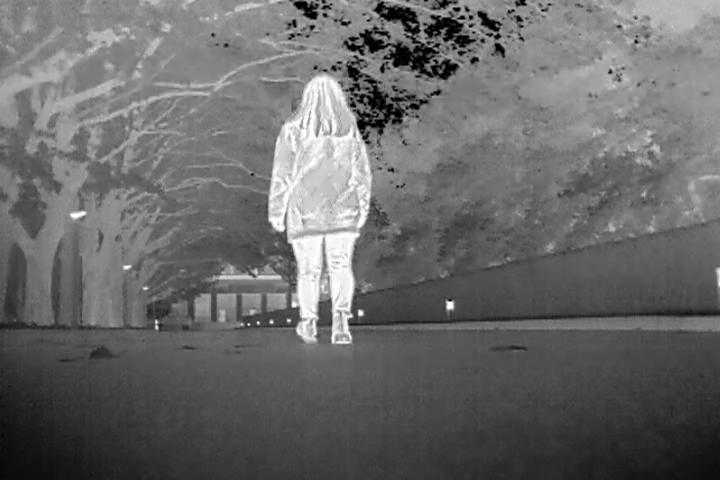
%> input picture data/Pedestrian_test.jpg, 720 x 480 px
$ octave --eval "result = symmetryViaRegistration2D(imread('../data/Pedestrian_test.jpg'));"   (GNU Octave 9; MATLAB toolbox functions it lacks are replaced by stand-ins)
%> lines starting %> are read from the running program, lines starting %| are printed output that depends on the picture
function [angles, midPoints, segLengths, strenghts, IOut] = symmetryViaRegistration2D(Image,varargin)
% [angles, midPoints, segLengths, strenghts, IOut] = symmetryViaRegistration2D(Image,varargin)
% Computes mirror symmetry segments in 2D images via registration.
%
% Inputs
%     Image: grayscale or rgb image
% Optional Inputs
%     'RegMethod': the registration method; options are...
%         'dense' (default): uses Matlab's 'imregtform' function to register images
%         'sparse': uses Matlab's 'detectSURFFeatures' and 'matchFeatures' to register images
%         'nxc': uses RANSAC + Normalized Cross Correlation to register images, as described in reference below
%             Note: 'dense' and 'sparse' are fast methods; 'nxc' works best, but takes longer to run.
%     (the following optional parameters are only valid when 'nxc' is used)
%     'BoxSize': dimensions of patch for 'Normalized Cross Correlation registration (default 50)
%     'NumBoxSamples': number of patch samples for RANSAC (default 100)
%     'MaxNumOutputs': suggested maximum number of output symmetry lines; the actuall number can be smaller.
%
% Outputs
%     angles: angles of symmetry lines
%     midPoints: mid-points of symmetry lines (one per column)
%     segLengths: lenghts of symmetry lines
%     strenghts: strenghts of symmetry lines (they are sorted in descending order, so the first line is always the strongest guess)
%     IOut: image with drawn symmetry lines
%
% Comments
%     1. When 'RegMethod' is 'dense' or 'sparse', only one output line is computed.
%        The only way to get more output lines is by using 'nxc'.
%     2. The angles are in the row/col coordinate system, that is, where x corresponds to rows and y to columns.
%        Therefore, to obtain the end-points p,q of the first symmetry line, do the following:
%            ag = angles(1);
%            mp = midPoints(:,1);
%            sl = segLengths(1);
%            p = mp+sl/2*[cos(ag); sin(ag)]; % one end-point
%            q = mp-sl/2*[cos(ag); sin(ag)]; % another end-point
%        Now the ***row*** of the endpoint p is p(1) and the ***column*** is p(2)
%        This means that you have invert these coordinates for certain Matlab functions such as insertShape. See example below.
%
% Example
%     Image = imread('gantrycrane.png');
%     Image = imrotate(Image,45,'crop');
%
%     [angles, midPoints, segLengths, strenghts] = symmetryViaRegistration2D(Image);
%
%     ag = angles(1);
%     mp = midPoints(:,1);
%     sl = segLengths(1);
%     p = mp+sl/2*[cos(ag); sin(ag)];
%     q = mp-sl/2*[cos(ag); sin(ag)];
%     Image = insertShape(Image,'line',[p(2) p(1) q(2) q(1)],'LineWidth',3,'Color','green');
%
%     figure
%     image(Image), axis equal, axis off
%
% Reference
%     Finding Mirror Symmetry via Registration
%     Marcelo Cicconet, David G. C. Hildebrand, Hunter Elliott
%     https://arxiv.org/abs/1611.05971
%
% Marcelo Cicconet, Jul 2017

ip = inputParser;
ip.addParameter('RegMethod','dense'); % 'dense','sparse','nxc'
ip.addParameter('BoxSize',50); % only used with 'nxc' registration
ip.addParameter('NumBoxSamples',100); % only used with 'nxc' registration
ip.addParameter('MaxNumOutputs',1); % only used with 'nxc' registration
ip.parse(varargin{:});
prmts = ip.Results;

if nargout > 4
    IOut = Image;
end

I = Image;
%> I is the input picture: size 480x720x3 uint8; min 0, max 255, mean 104.7
if size(I,3) == 3
    I = rgb2gray(I);
%> I: size 480x720 uint8
elseif size(I,3) == 2 || size(I,3) > 3
    I = I(:,:,1);
end
ms = max(size(I));
%> ms = 720
newImSize = 200;
rf = newImSize/ms;
%> rf = 0.278
if rf < 1
    I = imresize(I,rf);
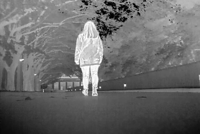
%> I: size 134x200 uint8; min 0, max 255, mean 104.7
else
    rf = 1;
end

GI = normalize(imgradient(I));
%> in normalize, `J = I-min(min(I));`:
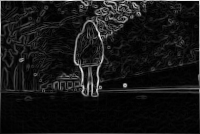
%> J: size 134x200 double; min 0, max 804.6, mean 70.3; drawn with min black and max white
I = normalize(double(I));

if strcmp(prmts.RegMethod,'nxc')
    [cellp,cellv,srmags] = eigsymNXC(GI,0,prmts.BoxSize,prmts.NumBoxSamples,prmts.MaxNumOutputs);
    srmags = srmags/max(srmags);
    strenghts = srmags(1:length(cellp));
elseif strcmp(prmts.RegMethod,'dense') || strcmp(prmts.RegMethod,'sparse')
    [cellp,cellv] = eigsym(I,0,prmts.RegMethod);
% [59 lines not run here, left out]
% [121 lines left out: functions eigsymNXC, computeNormxcorrTransforms, not called in this run]

% ----------------------------------------------------------------------------------------------------

% [13 lines left out: function locateSubset, not called in this run]

% ----------------------------------------------------------------------------------------------------

function [cellp,cellv] = eigsym(I,refAngle,regType)
%> called with refAngle = 0, regType = 'dense'
% I should be double, in range [0,1]

% reflect
p = [size(I,2)/2; size(I,1)/2];
%> p = [100; 67]
N = [cos(refAngle); sin(refAngle)];
d = dot(p,N);
%> d = 100
S = [eye(2)-2*(N*N') 2*d*N; 0 0 1];
%> S = [-1 0 200; 0 1 0; 0 0 1]

tform = affine2d(S');
xWorldLimits = [1 size(I,2)];
%> xWorldLimits = [1 200]
yWorldLimits = [1 size(I,1)];
J = imwarp(I,tform,'OutputView',imref2d(size(I),xWorldLimits,yWorldLimits));
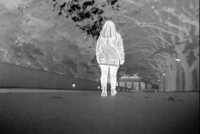
%> J: size 134x200 double; min 0, max 0.999, mean 0.41

if strcmp(regType,'dense')
%     optimizer = registration.optimizer.RegularStepGradientDescent;
%     optimizer.MaximumIterations = 500;
%     metric = registration.metric.MeanSquares;

%> (the run ends here)
